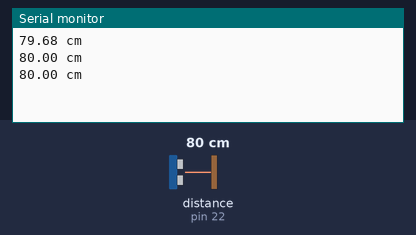
Bench run of a sketch on a simulated Arduino Mega 2560, built with avr-gcc and run on an emulated ATmega2560. Shown: the last lines printed to the serial monitor. Wiring (inferred from the names in the program): ultrasonic range finder: trigger pin 23; echo pin 22. The inputs (shaded band) are chosen by the test bench; at power-on: distance to the obstacle (sensor on pin 22) 80 cm. The echo pulse lasts 58.3 µs per cm.

Above: at 1.3 s.
1.4 s: distance to the obstacle (sensor on pin 22) set to 2 cm
At 1.9 s:
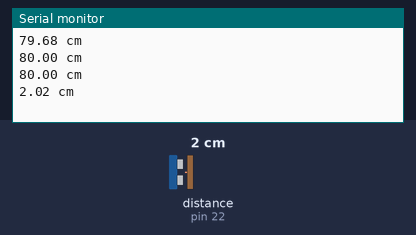
2.9 s: distance to the obstacle (sensor on pin 22) set to 4 cm
At 3.4 s:
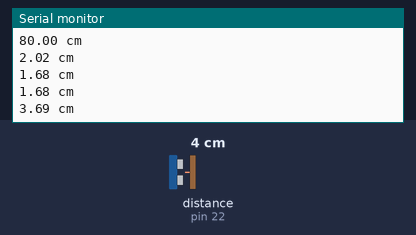
Timing chart, 0 to 5.9 s (numbered marks = the images above; inputs shaded):
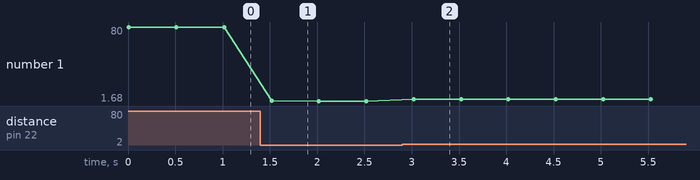

Measured:
- after the input at 1.4 s, the serial monitor: prints a new line after 0.12 s (image 1)
- after the input at 2.9 s, the serial monitor: prints a new line after 0.12 s (image 2)
- plotted number 1: 80 → 1.68 after the input at 1.4 s, 1.68 → 3.69 after the input at 2.9 s

The sketch:

sensor_ultrassonico_HC-SR04.ino
```cpp
float duracao, distancia;

#define trig 23
#define echo 22

void setup() {
  pinMode(trig, OUTPUT);
  pinMode(echo, INPUT);
  Serial.begin(9600);
}

void loop() {
  leitura();
  Serial.print(distancia);
  Serial.print(" cm\n");
  delay(500);
}

void leitura(){
  digitalWrite(trig, LOW);
  delayMicroseconds(2);
  digitalWrite(trig, HIGH);
  delayMicroseconds(10);
  digitalWrite(trig, LOW);
  duracao= pulseIn(echo,HIGH);
  distancia = (duracao*.0343)/2;
}
```
